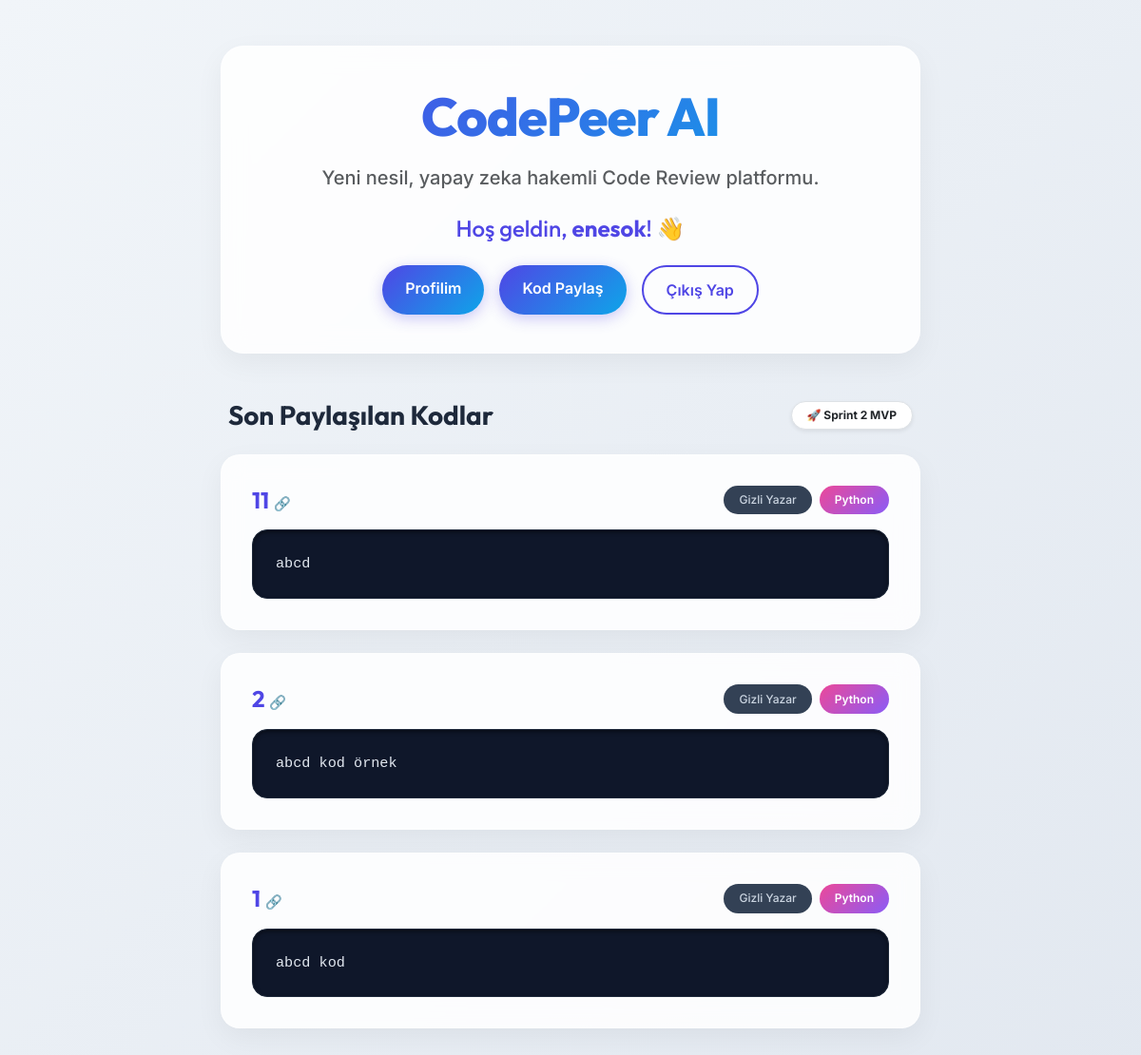
Page / (signed in) on the earlier database version.
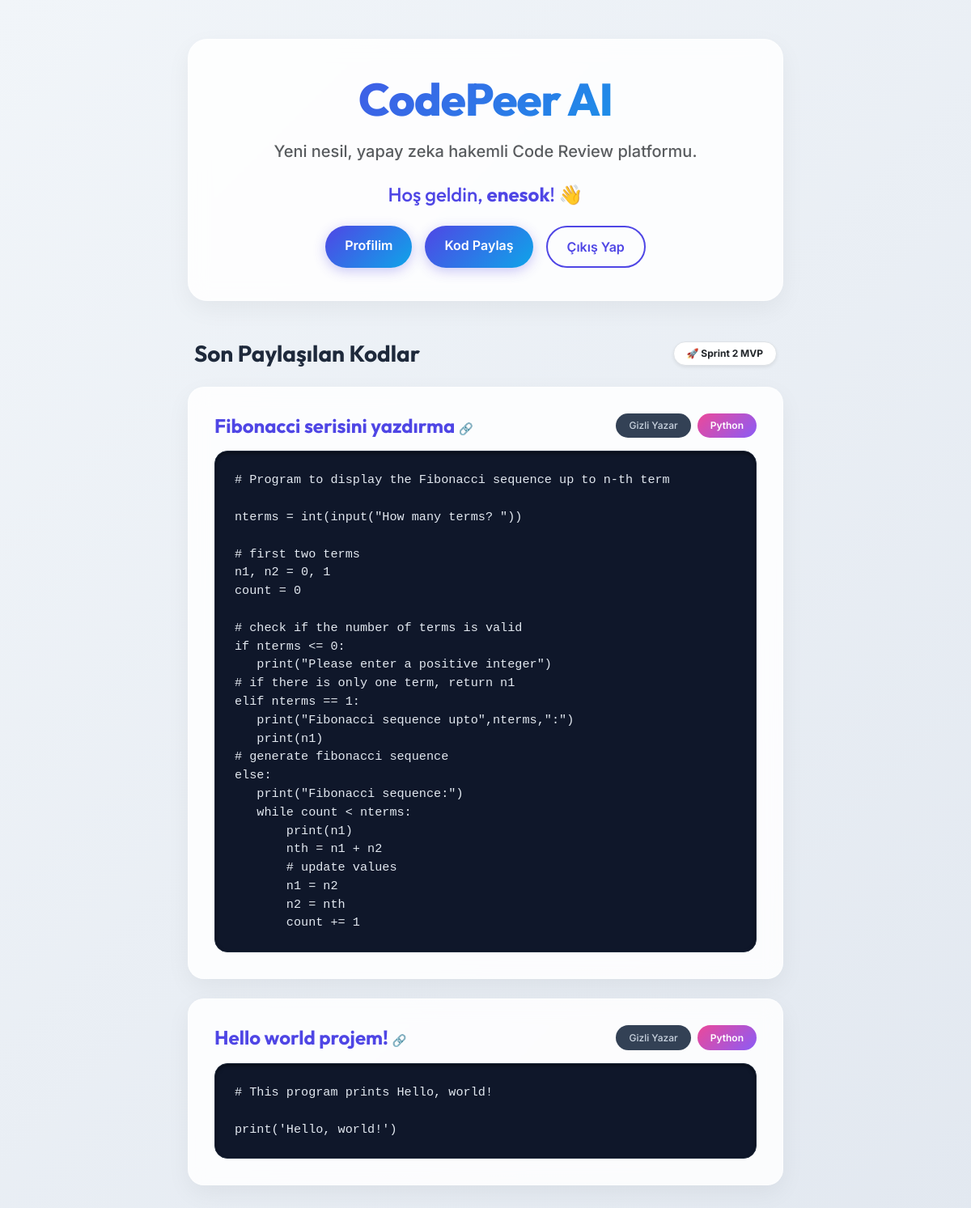
Same page on the later database version.
### database.py (models this page shows)
class CodePost(Base):
    __tablename__ = "code_posts"
    id = Column(Integer, primary_key=True, index=True)
    title = Column(String, index=True)
    content = Column(Text)  # Kullanıcının yüklediği ham kod bloğu
    language = Column(String)  # Python, JS, C++ vb.
    created_at = Column(DateTime, default=datetime.utcnow)
    user_id = Column(Integer, ForeignKey("users.id"))
    owner = relationship("User", back_populates="posts")
    comments = relationship("Comment", back_populates="post")
    ai_reviews = relationship("AIReview", back_populates="post")

### main.py (the view)
@app.get("/")
def home(request: Request, current_user: str = Cookie(None), db: Session = Depends(database.get_db)):
    if current_user:
        posts = db.query(database.CodePost).order_by(database.CodePost.id.desc()).all()
    else:
        posts = []
    return templates.TemplateResponse(
        request=request,
        name="index.html",
        context={
            "title": "AI-Peer - Ana Sayfa",
            "username": current_user,
            "posts": posts  # Çekilen kodları HTML sayfasına gönderiyoruz
        }
    )

### templates/index.html (shortened to what this page needs)
<!DOCTYPE html>
<html lang="tr">
<head>
    <link href="https://cdn.jsdelivr.net/npm/bootstrap@5.3.0/dist/css/bootstrap.min.css" rel="stylesheet">
    <link href="/static/css/style.css" rel="stylesheet">
</head>
<body>
    <div class="container py-5">
        <div class="row justify-content-center">
            <div class="col-lg-9 col-xl-8">
                <div class="glass-card mb-5 text-center">
                    <h1 class="hero-title mb-3">CodePeer AI</h1>
                    <p class="lead text-muted mb-4" style="font-weight: 500;">Yeni nesil, yapay zeka hakemli Code Review platformu.</p>
                    <div class="mt-4">
                        {% if username %}
                            <h4 class="mb-4" style="color: var(--primary);">Hoş geldin, <span class="fw-bold">{{ username }}</span>! 👋</h4>
                            <div class="d-flex justify-content-center gap-3">
                                <a href="/profile" class="btn btn-premium px-4">Profilim</a>
                                <a href="/post" class="btn btn-premium px-4">Kod Paylaş</a>
                                <a href="/logout" class="btn btn-premium-outline px-4">Çıkış Yap</a>
                            </div>
                        {% else %}
                            <div class="d-flex justify-content-center gap-3">
                                <a href="/login" class="btn btn-premium-outline px-4">Giriş Yap</a>
                                <a href="/register" class="btn btn-premium px-4">Kayıt Ol</a>
                            </div>
                        {% endif %}
                    </div>
                </div>
                <div class="d-flex justify-content-between align-items-center mb-4 px-2">
                    <h3 class="fw-bold m-0" style="color: var(--text-main);">Son Paylaşılan Kodlar</h3>
                    <div class="badge bg-white text-dark shadow-sm px-3 py-2 rounded-pill border">🚀 Sprint 2 MVP</div>
                </div>
                {% if username %}
                    {% if posts %}
                        <div class="row">
                            {% for post in posts %}
                            <div class="col-12 mb-4">
                                <div class="glass-card p-4 transition-all hover-lift" style="border-radius: 1.25rem; padding: 2rem !important;">
                                    <div class="d-flex justify-content-between align-items-center mb-3">
                                        <a href="/post/{{ post.id }}" class="text-decoration-none">
                                            <h4 class="m-0 fw-bold" style="color: var(--primary);">{{ post.title }} <small style="font-size: 0.6em;">🔗</small></h4>
                                        </a>
                                        <div class="d-flex gap-2">
                                            <span class="badge-author">Gizli Yazar</span>
                                            <span class="badge-premium">{{ post.language }}</span>
                                        </div>
                                    </div>
                                    <div class="code-container mt-3">
                                        <pre class="m-0"><code>{{ post.content }}</code></pre>
                                    </div>
                                </div>
                            </div>
                            {% endfor %}
                        </div>
                    {% else %}
                        <div class="glass-card text-center py-5">
                            <h5 class="text-muted">Henüz hiç kod paylaşılmamış. İlk paylaşan sen ol!</h5>
                        </div>
                    {% endif %}
                {% endif %}
            </div>
        </div>
    </div>
</body>
</html>

### static/css/style.css (style rules this page uses)
:root { --primary: #4f46e5; --primary-hover: #4338ca; --secondary: #0ea5e9; --bg-color: #f1f5f9; --card-bg: rgba(255, 255, 255, 0.85); --text-main: #1e293b; --text-muted: #64748b; --glass-border: rgba(255, 255, 255, 0.4); }
body { background: linear-gradient(135deg, #f1f5f9 0%, #e2e8f0 100%); font-family: 'Inter', sans-serif; color: var(--text-main); min-height: 100vh; }
h1, h2, h3, h4, h5, h6 { font-family: 'Outfit', sans-serif; }
.glass-card { background: var(--card-bg); backdrop-filter: blur(12px); -webkit-backdrop-filter: blur(12px); border: 1px solid var(--glass-border); box-shadow: 0 10px 30px rgba(0, 0, 0, 0.05); border-radius: 1.5rem; padding: 2.5rem; }
.hero-title { font-size: 3.5rem; font-weight: 800; background: linear-gradient(135deg, var(--primary), var(--secondary)); -webkit-background-clip: text; -webkit-text-fill-color: transparent; letter-spacing: -1px; }
.btn-premium { background: linear-gradient(135deg, var(--primary), var(--secondary)); color: white; border: none; padding: 0.75rem 1.75rem; border-radius: 999px; font-weight: 600; transition: all 0.3s ease; box-shadow: 0 4px 15px rgba(79, 70, 229, 0.3); }
.btn-premium-outline { background: transparent; color: var(--primary); border: 2px solid var(--primary); padding: 0.75rem 1.75rem; border-radius: 999px; font-weight: 600; transition: all 0.3s ease; }
.code-container { background: #0f172a; border-radius: 1rem; border: 1px solid #1e293b; box-shadow: inset 0 2px 4px rgba(0,0,0,0.5); padding: 1.5rem; position: relative; overflow-x: auto; }
.code-container code { color: #e2e8f0; font-family: Consolas, 'Fira Code', monospace; font-size: 0.95rem; }
.badge-premium { background: linear-gradient(135deg, #ec4899, #8b5cf6); color: white; border-radius: 999px; padding: 0.4rem 1rem; font-size: 0.75rem; font-weight: 600; }
.badge-author { background: #334155; color: #cbd5e1; border-radius: 999px; padding: 0.4rem 1rem; font-size: 0.75rem; font-weight: 500; }

Differences in the rows shown:
removed CodePost: title "11", language "Python", content "abcd"
removed CodePost: title "2", language "Python", content "abcd kod örnek"
removed CodePost: title "1", language "Python", content "abcd kod"
added CodePost: title "Fibonacci serisini yazdırma", language "Python", content "# Program to display the Fibonacci sequence up to n-th term nterms = int(input(\"How many terms? \")) # first two terms n1, n2 = 0, 1 count = 0 # check if the number of terms is valid if nterms <= 0: print(\"Please enter a positive integer\") # if there is only one term, return n1 elif nterms == 1: print(\"Fibonacci sequence upto\",nterms,\":\") print(n1) # generate fibonacci sequence else: print(\"Fibonacci sequence:\") while count < nterms: print(n1) nth = n1 + n2 # update values n1 = n2 n2 = nth count += 1"
added CodePost: title "Hello world projem!", language "Python", content "# This program prints Hello, world! print('Hello, world!')"
